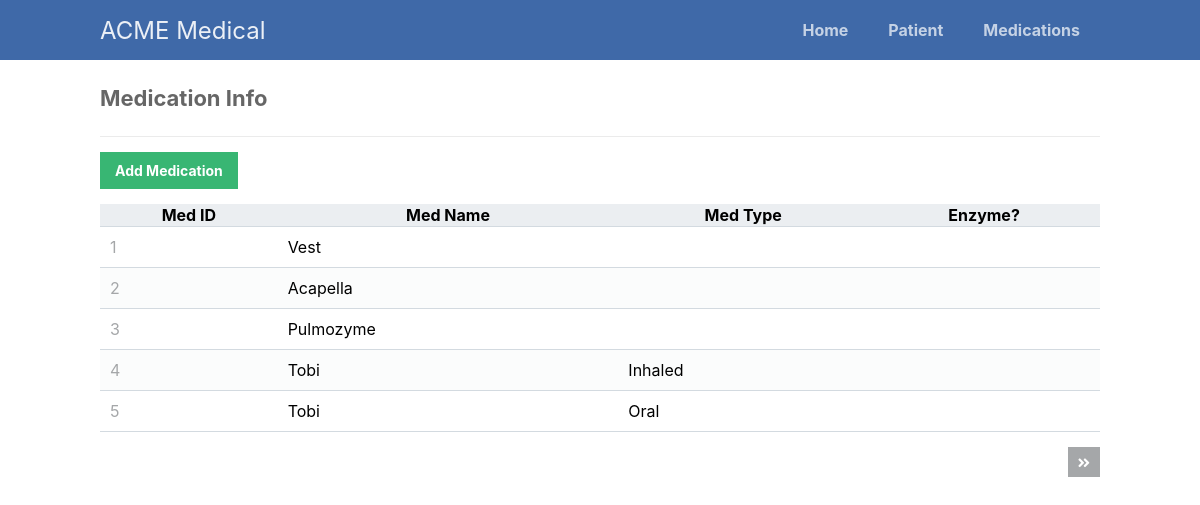
Screenshot of /scripts/medication/medication-portal.php with the database file from the repository.
### tables this page shows
CREATE TABLE Medications (
  MedID INT AUTO_INCREMENT PRIMARY KEY,
  MedName VARCHAR(255) NOT NULL,
  MedType VARCHAR(255),
  Enzyme VARCHAR(255)
);

### scripts/medication/medication-portal.php (the view, shortened to what this page needs)
<?php
@include_once (APP_ROOT.APP_FOLDER_NAME . '/scripts/functions.php');
$pdo = pdo_connect_mysql();
$page = isset($_GET['page']) && is_numeric($_GET['page']) ? (int)$_GET['page'] : 1;
$records_per_page = 5;
$stmt = $pdo->prepare('SELECT * FROM Medications ORDER BY MedID LIMIT :current_page, :record_per_page');
$stmt->bindValue(':current_page', ($page-1)*$records_per_page, PDO::PARAM_INT);
$stmt->bindValue(':record_per_page', $records_per_page, PDO::PARAM_INT);
$stmt->execute();
$medications = $stmt->fetchAll(PDO::FETCH_ASSOC);
$num_medications = $pdo->query('SELECT COUNT(*) FROM Medications')->fetchColumn();
template_header('Read');
echo "
<div class='content read'>
	<h2>Medication Info</h2>
	<a href='medication-add.php' class='create-entry'>Add Medication</a>
    <table>
    <thead>
        <tr>
            <th>Med ID</th>
            <th>Med Name</th>
            <th>Med Type</th>
            <th>Enzyme?</th>
        </tr>
        <thead>
        <tbody>";
foreach ($medications as $medication) {
    echo "<tr>";
    echo "<td>" . $medication["MedID"] . "</td>";
    echo "<td>" . $medication["MedName"] . "</td>";
    echo "<td>" . $medication["MedType"] . "</td>";
    echo "<td>" . $medication["Enzyme?"] . "</td>";
};
echo "</tbody>
    </table>
<div class='pagination'>";
if ($page*$records_per_page < $num_medications):
    echo "<a href='medication-portal.php?page=<?=$page+1?>'><i class='fas fa-angle-double-right fa-sm'></i></a>";
endif;
echo "
</div>
</div>";
template_footer();

### scripts/functions.php (shortened to what this page needs)
<?php
function template_header($title) {
    echo'
    <!DOCTYPE html>
    <html>
	   <head>
		<meta charset="utf-8">
		<title>CRUD</title>
		<link href="'.WEB_ROOT.APP_FOLDER_NAME.'/styles/style.css" rel="stylesheet" type="text/css">
		<link rel="stylesheet" href="https://use.fontawesome.com/releases/v5.7.1/css/all.css">
	   </head>
	   <body>
            <nav class="navtop">
    	       <div>
    		        <h1>ACME Medical</h1>
                        <a href="'.WEB_ROOT.APP_FOLDER_NAME.'/scripts/landingPage.php">Home</a>
    		            <a href="'.WEB_ROOT.APP_FOLDER_NAME.'/scripts/patient/patient-portal.php">Patient</a>
                        <a href="'.WEB_ROOT.APP_FOLDER_NAME.'/scripts/medication/medication-portal.php">Medications</a>
    	       </div>
            </nav>
';
}
function template_footer() {
echo <<<EOT
    </body>
</html>
EOT;
}

### styles/style.css (style rules this page uses)
* { box-sizing: border-box; font-family: -apple-system, BlinkMacSystemFont, "segoe ui", roboto, oxygen, ubuntu, cantarell, "fira sans", "droid sans", "helvetica neue", Arial, sans-serif; font-size: 16px; -webkit-font-smoothing: antialiased; -moz-osx-font-smoothing: grayscale; }
body { background-color: #FFFFFF; margin: 0; }
.navtop { background-color: #3f69a8; height: 60px; width: 100%; border: 0; }
.navtop div { display: flex; margin: 0 auto; width: 1000px; height: 100%; }
.navtop div h1, .navtop div a { display: inline-flex; align-items: center; }
.navtop div h1 { flex: 1; font-size: 24px; padding: 0; margin: 0; color: #ecf0f6; font-weight: normal; }
.navtop div a { padding: 0 20px; text-decoration: none; color: #c5d2e5; font-weight: bold; }
.content { width: 1000px; margin: 0 auto; }
.content h2 { margin: 0; padding: 25px 0; font-size: 22px; border-bottom: 1px solid #ebebeb; color: #666666; }
.read .create-entry { display: inline-block; text-decoration: none; background-color: #38b673; font-weight: bold; font-size: 14px; color: #FFFFFF; padding: 10px 15px; margin: 15px 0; }
.read .pagination { display: flex; justify-content: flex-end; }
.read .pagination a { display: inline-block; text-decoration: none; background-color: #a5a7a9; font-weight: bold; color: #FFFFFF; padding: 5px 10px; margin: 15px 0 15px 5px; }
.read table { width: 100%; padding-top: 30px; border-collapse: collapse; }
.read table thead { background-color: #ebeef1; border-bottom: 1px solid #d3dae0; }
.read table tbody tr { border-bottom: 1px solid #d3dae0; }
.read table tbody tr:nth-child(even) { background-color: #fbfcfc; }
.read table tbody tr td { padding: 10px; }
.read table tbody tr td:nth-child(1) { color: #a5a7a9; }

### rows the page displays
medications: MedID "1", MedName "Vest"
medications: MedID "2", MedName "Acapella"
medications: MedID "3", MedName "Pulmozyme"
medications: MedID "4", MedName "Tobi", MedType "Inhaled"
medications: MedID "5", MedName "Tobi", MedType "Oral"
